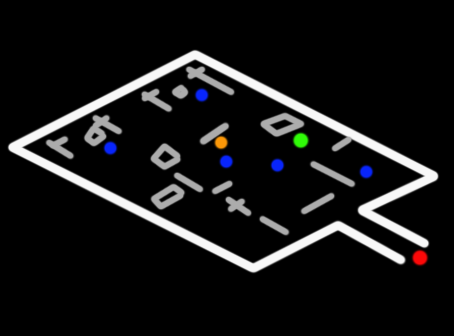
#> input picture data/maps/minimap_images/A1-ROGUE ENCAMPMENT.png, 454 x 336 px
$ python annotate_static_map.py
#> lines starting #> are read from the running program, lines starting #| are printed output that depends on the picture; after the words box and inside, x2 and y2 are one past the last pixel; in counts of white or black regions, pixels touching at a corner belong together
"""
Interactive tool to annotate POIs on static map.

Click on the map to mark POI locations:
- Left click: Add POI
- Right click: Remove nearest POI
- Keys 1-5: Change POI type
  1 = Exit (red)
  2 = Waypoint (green)
  3 = Stash (orange)
  4 = NPC (blue)
  5 = Quest (yellow)
"""

import sys
from pathlib import Path
sys.path.insert(0, str(Path(__file__).parent / "src"))

import cv2
import numpy as np
import json


class MapAnnotator:
    """Interactive map annotation tool."""

    def __init__(self, map_path: Path, zone_name: str):
        """Initialize annotator."""
        self.map_path = Path(map_path)
        self.zone_name = zone_name
        self.annotations_file = self.map_path.parent / f"{self.map_path.stem}_annotations.json"

        # Load map
        self.original_map = cv2.imread(str(map_path))
        if self.original_map is None:
            raise ValueError(f"Could not load map: {map_path}")

        self.display_map = self.original_map.copy()
        self.window_name = f"Annotate: {zone_name}"

        # POI types and colors (BGR)
        self.poi_types = {
            1: ("exit", (0, 0, 255)),      # Red
            2: ("waypoint", (0, 255, 0)),  # Green
            3: ("stash", (0, 165, 255)),   # Orange
            4: ("npc", (255, 0, 0)),       # Blue
            5: ("quest", (0, 255, 255)),   # Yellow
        }

        self.current_type = 1  # Default to exit

        # Annotations: list of {type, position, name}
        self.annotations = []

        # Load existing annotations if any
        self._load_annotations()

        # Mouse callback
        cv2.namedWindow(self.window_name)
        cv2.setMouseCallback(self.window_name, self._mouse_callback)

        print("\n" + "="*70)
        print(f"🎨 MAP ANNOTATION TOOL: {zone_name}")
        print("="*70)
        print("\nControls:")
        print("  Left Click  : Add POI")
        print("  Right Click : Remove nearest POI")
        print("  Keys 1-5    : Change POI type")
        print("    1 = Exit (red)")
        print("    2 = Waypoint (green)")
        print("    3 = Stash (orange)")
        print("    4 = NPC (blue)")
        print("    5 = Quest (yellow)")
        print("  's' : Save annotations")
        print("  'c' : Clear all")
        print("  'q' : Quit")
        print("="*70 + "\n")

        self._update_display()

    def _load_annotations(self):
        """Load existing annotations from JSON."""
        if self.annotations_file.exists():
            try:
                with open(self.annotations_file, 'r') as f:
                    data = json.load(f)
                    self.annotations = data.get('pois', [])
                print(f"✓ Loaded {len(self.annotations)} existing annotations")
            except Exception as e:
                print(f"⚠️  Could not load annotations: {e}")

    def _save_annotations(self):
        """Save annotations to JSON."""
        data = {
            'zone': self.zone_name,
            'map_file': self.map_path.name,
            'map_size': {
                'width': self.original_map.shape[1],
                'height': self.original_map.shape[0]
            },
            'pois': self.annotations
        }

        with open(self.annotations_file, 'w') as f:
            json.dump(data, f, indent=2)

        print(f"✓ Saved {len(self.annotations)} annotations to {self.annotations_file.name}")

    def _mouse_callback(self, event, x, y, flags, param):
        """Handle mouse events."""
        if event == cv2.EVENT_LBUTTONDOWN:
            # Add POI
            poi_type_name, _ = self.poi_types[self.current_type]

            # Generate default name
            count = sum(1 for p in self.annotations if p['type'] == poi_type_name)
            default_name = f"{poi_type_name}_{count + 1}"

            poi = {
                'type': poi_type_name,
                'position': [x, y],
                'name': default_name
            }

            self.annotations.append(poi)
            print(f"➕ Added {poi_type_name} at ({x}, {y})")
            self._update_display()

        elif event == cv2.EVENT_RBUTTONDOWN:
            # Remove nearest POI
            if self.annotations:
                # Find nearest
                distances = [np.sqrt((p['position'][0] - x)**2 + (p['position'][1] - y)**2)
                           for p in self.annotations]
                nearest_idx = np.argmin(distances)

                if distances[nearest_idx] < 20:  # Within 20 pixels
                    removed = self.annotations.pop(nearest_idx)
                    print(f"➖ Removed {removed['type']} at {removed['position']}")
                    self._update_display()

    def _update_display(self):
        """Redraw map with annotations."""
        self.display_map = self.original_map.copy()

        # Draw all POIs
        for poi in self.annotations:
            poi_type = poi['type']
            x, y = poi['position']

            # Find color for this type
            color = None
            for key, (type_name, type_color) in self.poi_types.items():
                if type_name == poi_type:
                    color = type_color
                    break

            if color is None:
                color = (128, 128, 128)  # Gray for unknown

            # Draw marker
            cv2.circle(self.display_map, (x, y), 8, color, -1)
            cv2.circle(self.display_map, (x, y), 8, (255, 255, 255), 2)

            # Draw name
            cv2.putText(self.display_map, poi['name'], (x + 12, y - 5),
                       cv2.FONT_HERSHEY_SIMPLEX, 0.4, color, 1)

        # Draw current mode indicator
        type_name, type_color = self.poi_types[self.current_type]
        cv2.rectangle(self.display_map, (10, 10), (200, 40), (0, 0, 0), -1)
        cv2.putText(self.display_map, f"Mode: {type_name.upper()}", (15, 30),
                   cv2.FONT_HERSHEY_SIMPLEX, 0.6, type_color, 2)

        # Show count
        cv2.putText(self.display_map, f"POIs: {len(self.annotations)}",
                   (self.display_map.shape[1] - 120, 30),
                   cv2.FONT_HERSHEY_SIMPLEX, 0.6, (255, 255, 255), 2)

        cv2.imshow(self.window_name, self.display_map)

    def run(self):
        """Run annotation loop."""
        while True:
            key = cv2.waitKey(1) & 0xFF

            if key == ord('q'):
                # Quit
                break

            elif key == ord('s'):
                # Save
                self._save_annotations()

            elif key == ord('c'):
                # Clear all
                if self.annotations:
                    print(f"🗑️  Cleared {len(self.annotations)} annotations")
                    self.annotations = []
                    self._update_display()

            elif ord('1') <= key <= ord('5'):
                # Change POI type
                self.current_type = key - ord('0')
                type_name, _ = self.poi_types[self.current_type]
                print(f"🎨 Mode: {type_name.upper()}")
                self._update_display()

        cv2.destroyAllWindows()

        # Auto-save on exit
        if self.annotations:
            self._save_annotations()


def auto_preannotate(map_path: Path, zone_name: str):
    """
    Automatically detect colored markers on the map and create pre-annotations.

    Looks for:
    - Red points (exits)
    - Green points (waypoint)
    - Orange points (stash)
    - Blue points (NPCs)
    """
#> called with zone_name = 'ROGUE ENCAMPMENT'
    map_img = cv2.imread(str(map_path))
#> map_img is the input picture: shape (336, 454, 3); mean B, G, R 21.8, 21.3, 21.3
    if map_img is None:
        print(f"❌ Could not load map: {map_path}")
        return None

    print("\n" + "="*70)
    print(f"🔍 AUTO-DETECTING POIs ON MAP")
    print("="*70 + "\n")

    hsv = cv2.cvtColor(map_img, cv2.COLOR_BGR2HSV)
#> hsv: shape (336, 454, 3); mean H, S, V 1, 3.1, 22.5

    annotations = []

    # Define color ranges in HSV
    color_ranges = {
        'exit': {
            'name': 'exit',
            'lower': np.array([0, 150, 150]),    # Red
            'upper': np.array([10, 255, 255]),
        },
        'waypoint': {
            'name': 'waypoint',
            'lower': np.array([50, 150, 150]),   # Green
            'upper': np.array([70, 255, 255]),
        },
        'stash': {
            'name': 'stash',
            'lower': np.array([10, 150, 150]),   # Orange
            'upper': np.array([25, 255, 255]),
        },
        'npc': {
            'name': 'npc',
            'lower': np.array([100, 150, 150]),  # Blue
            'upper': np.array([130, 255, 255]),
        },
    }

    for poi_type, ranges in color_ranges.items():
        # Create mask for this color
        mask = cv2.inRange(hsv, ranges['lower'], ranges['upper'])

        # Find contours
        contours, _ = cv2.findContours(mask, cv2.RETR_EXTERNAL, cv2.CHAIN_APPROX_SIMPLE)

        count = 0
        for contour in contours:
            area = cv2.contourArea(contour)

            # Filter by area (looking for small markers)
            if 10 < area < 500:
                # Get center
                M = cv2.moments(contour)
                if M['m00'] > 0:
                    cx = int(M['m10'] / M['m00'])
                    cy = int(M['m01'] / M['m00'])

                    annotations.append({
                        'type': ranges['name'],
                        'position': [cx, cy],
                        'name': f"{ranges['name']}_{count + 1}"
                    })

                    count += 1

        print(f"  ✓ Found {count} {poi_type} marker(s)")
#> this loop made 4 passes
#> pass 1, in auto_preannotate, `mask = cv2.inRange(hsv, ranges['lower'], ranges['upper'])`:
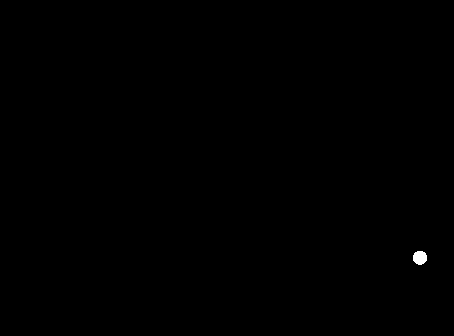
#> mask: shape (336, 454); 0.1% white; 1 white region, box (x1, y1, x2, y2) and area: (413, 251, 427, 265) 158
#> pass 2, in auto_preannotate, `mask = cv2.inRange(hsv, ranges['lower'], ranges['upper'])`:
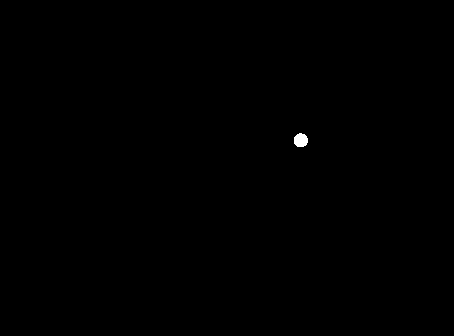
#> mask: shape (336, 454); 0.1% white; 1 white region, box (x1, y1, x2, y2) and area: (294, 133, 308, 147) 158
#> pass 3, in auto_preannotate, `mask = cv2.inRange(hsv, ranges['lower'], ranges['upper'])`:
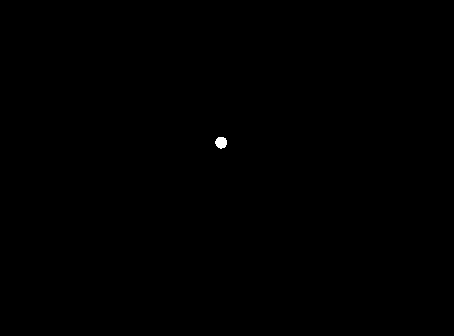
#> mask: shape (336, 454); 0.07% white; 1 white region, box (x1, y1, x2, y2) and area: (215, 137, 227, 149) 111
#> after the loop:
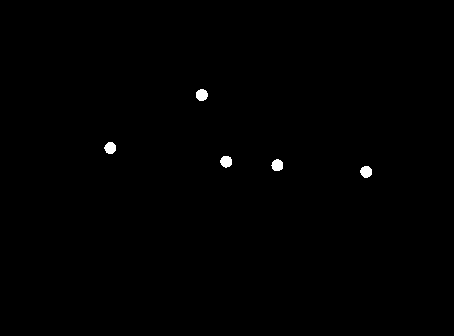
#> mask: shape (336, 454); 0.37% white; 5 white regions, box (x1, y1, x2, y2) and area: (196, 89, 208, 101) 115, (220, 156, 232, 168) 112, (271, 159, 283, 171) 112, (360, 166, 372, 178) 112, (104, 142, 116, 154) 111
#> after the loop, annotations = 8 items

    print(f"\n✓ Total: {len(annotations)} POIs detected\n")
#| ✓ Total: 8 POIs detected

    return annotations


def main():
    """Main entry point."""
    # Path to static map
    map_path = Path("data/maps/minimap_images/A1-ROGUE ENCAMPMENT.png")
    zone_name = "ROGUE ENCAMPMENT"

    if not map_path.exists():
        print(f"❌ Map not found: {map_path}")
        print("Place your static map at: data/maps/minimap_images/A1-ROGUE ENCAMPMENT.png")
        return

    # Try auto-detection first
    print("Attempting automatic POI detection...")
    auto_annotations = auto_preannotate(map_path, zone_name)
#> auto_annotations = 8 items

    if auto_annotations:
        # Save pre-annotations
        annotations_file = map_path.parent / f"{map_path.stem}_annotations.json"
        data = {
            'zone': zone_name,
            'map_file': map_path.name,
            'map_size': {
                'width': cv2.imread(str(map_path)).shape[1],
                'height': cv2.imread(str(map_path)).shape[0]
            },
            'pois': auto_annotations
        }

        with open(annotations_file, 'w') as f:
            json.dump(data, f, indent=2)

        print(f"💾 Pre-annotations saved to: {annotations_file.name}")

    # Launch interactive annotator
    print("\nLaunching interactive annotator...")
    print("(You can refine the auto-detected POIs or add new ones)")

    annotator = MapAnnotator(map_path, zone_name)
#> after the loop in _update_display, `for poi in self.annotations:`:
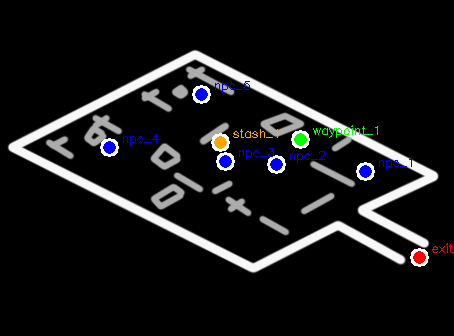
#> self.display_map: shape (336, 454, 3); 1.91% of pixels changed, all inside (x1, y1, x2, y2) = (100, 81, 454, 267)
#> in _update_display, `cv2.putText(self.display_map, f"POIs: {len(self.annotations)}", (self...`:
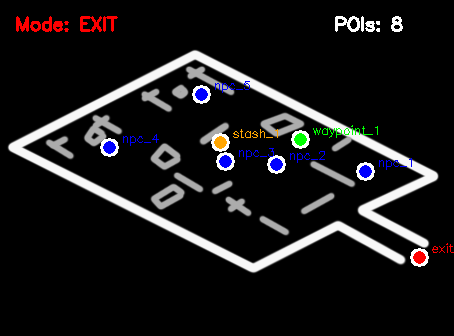
#> self.display_map: shape (336, 454, 3); mean B, G, R 25.1, 24.1, 25.4
    annotator.run()
#> (key q is pressed here)

    print("\n" + "="*70)
    print("✅ ANNOTATION COMPLETE")
    print("="*70)
    print(f"\nAnnotations saved to: {annotator.annotations_file}")
    print(f"Use these annotations for navigation in the bot.")
    print("="*70 + "\n")


if __name__ == "__main__":
    main()
